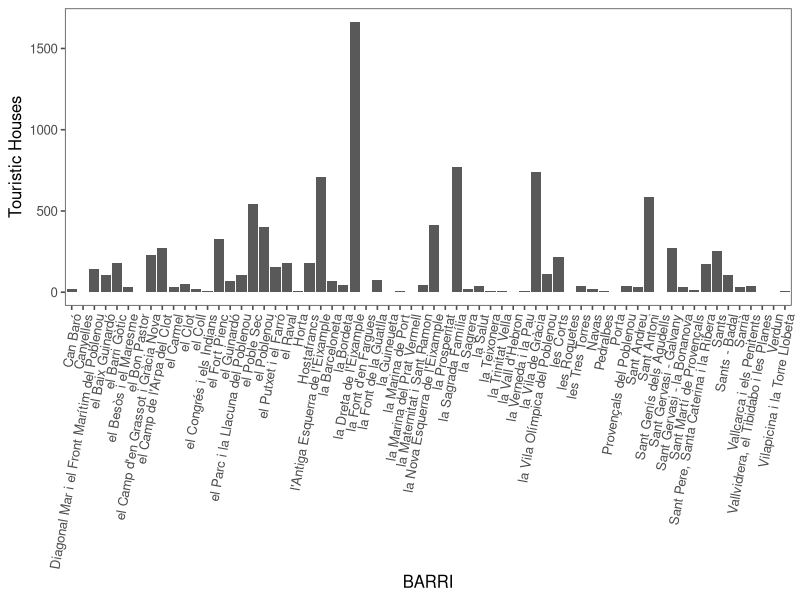

The R source for this figure: (Note: this script raises an error after producing the figure.)
library('ggplot2') # visualization
library('ggthemes') # visualization

#Read original data as Latin1, encode it to UTF-8
data = read.csv2('hut_comunicacio.csv', stringsAsFactors = F, encoding = 'UTF-8', fileEncoding = 'ISO8859-1')

#EXPEDIENT seems to be date + a number, get the date
data$DATE_STR <- sapply(data$EXPEDIENT, function(x) paste('01-', substr(x, 1, nchar(x) -5), sep = ''))
data$DATE <- as.Date(data$DATE_STR)

data$EXPEDIENT_NUM <- sapply(data$EXPEDIENT, function(x) strsplit(x, '-')[[1]][3])
head(data)

ggplot(data, aes(x = BARRI)) +
    geom_bar(stat = 'count') +
    theme_few() +
    theme(axis.text.x = element_text(angle = 80, hjust = 1)) +
    labs(y = 'Touristic Houses')

#Create a df for neighborhoods, atm with just the amount of touristic hosues
neighborhoods = as.data.frame(table(data$BARRI))
colnames(neighborhoods) <- c('NAME', 'TOURISTIC_HOUSES')

#Filter out neightborhoods without many touristic houses
threshold = 5
mostHouses = max(neighborhoods$TOURISTIC_HOUSES)
busiestHoods = filter(neighborhoods, TOURISTIC_HOUSES * 100 / mostHouses > threshold)

ggplot(busiestHoods, aes(x = NAME, y = TOURISTIC_HOUSES)) +
  geom_bar(stat = 'identity') + theme_few() +
  theme(axis.text.x = element_text(angle = 80, hjust = 1)) +
  labs(y = 'Touristic Houses')
